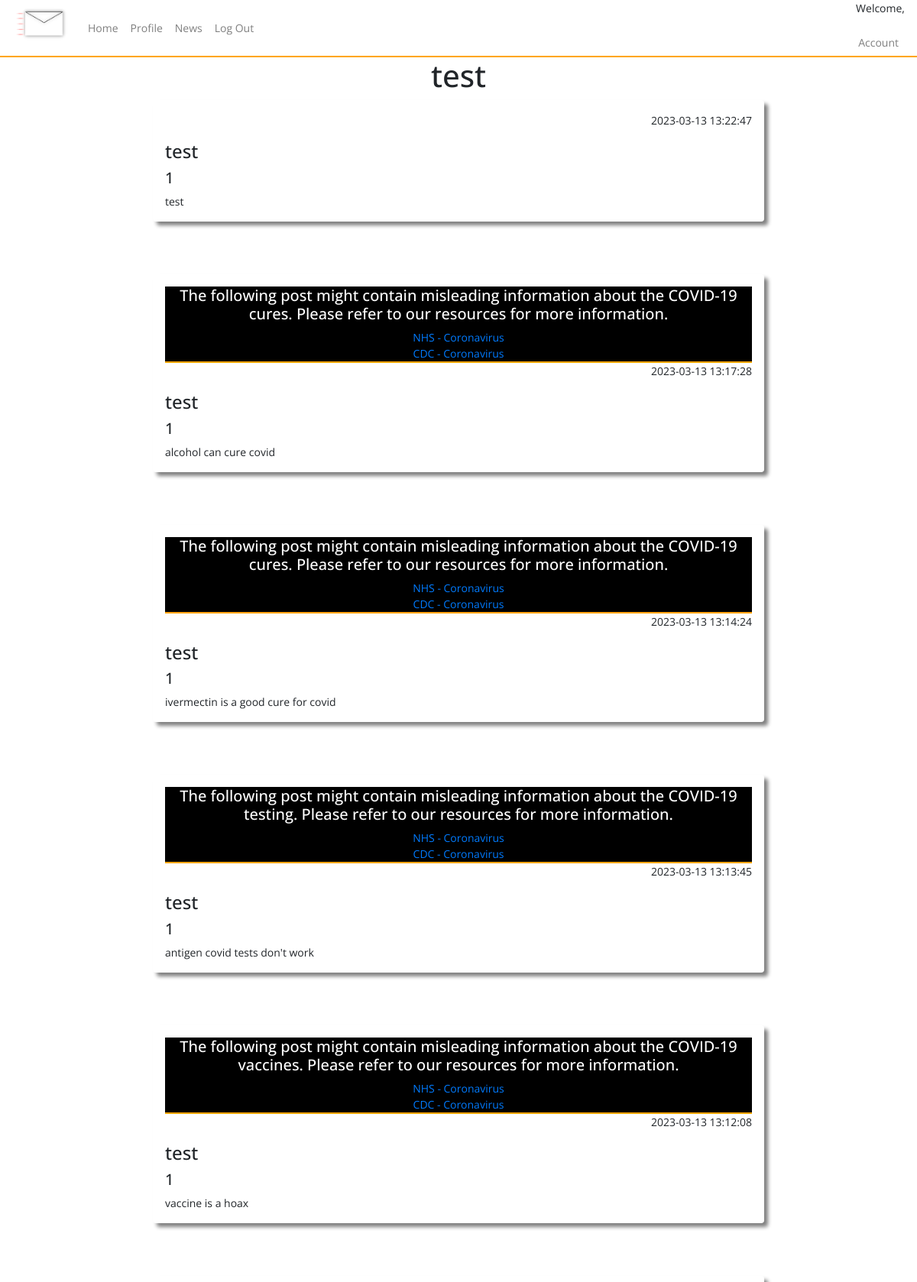
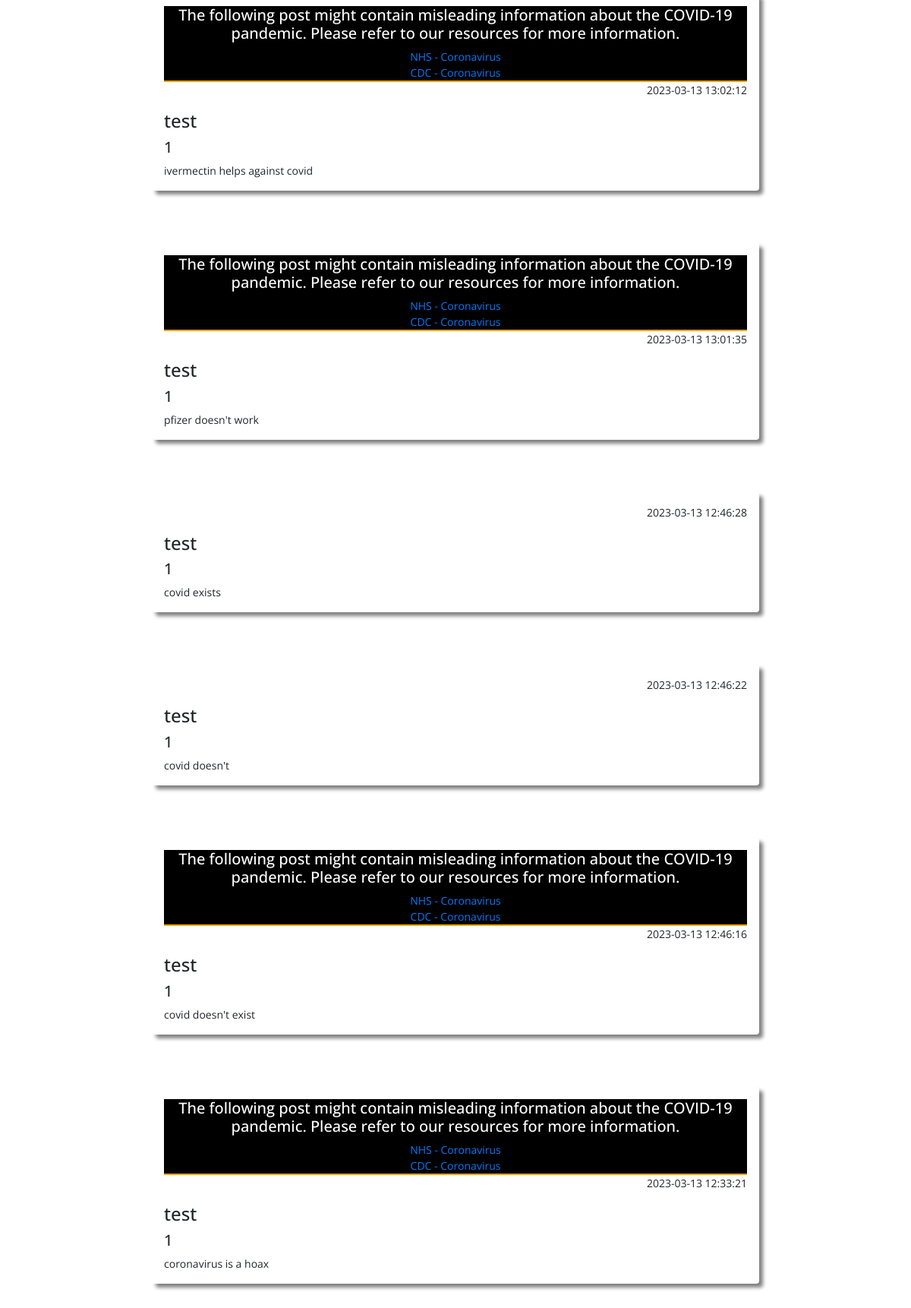
The app's page /user/test (upper part) with its own data (2 pictures, top to bottom).
### tables this page shows
CREATE TABLE users (
    ID INTEGER PRIMARY KEY AUTOINCREMENT,
    username TEXT NOT NULL,
    password TEXT NOT NULL,
    email TEXT NOT NULL UNIQUE
, user_type VARCHAR, whitelisted text, blacklisted text);

CREATE TABLE posts (
    ID INTEGER PRIMARY KEY AUTOINCREMENT,
    title TEXT NOT NULL,
    content TEXT NOT NULL,
    by_user TEXT NOT NULL,
    created_at timestamp default current_timestamp
, userID integer, flag_covid text, blacklisted text, flag_vaccine text, flag_tests text, flag_cures text, reported int);

### app.py (the view)
@app.route('/user/<username>')
def user_profile(username):
    conn = sqlite3.connect(DATABASE)
    cursor = conn.cursor()
    cursor.execute('SELECT * FROM users WHERE username = ?', (username,))
    user_row = cursor.fetchone()
    conn.close()
    user = {
        'id': user_row[0],
        'username': user_row[1],
        'email': user_row[3]
    } if user_row else None
    user_posts=query_db('SELECT * FROM posts WHERE by_user = ? ORDER BY created_at DESC', (username,))
    return render_template('user_profile.html', user=user, user_posts=user_posts)

### app.py (called while the page is built)
def query_db(query, args=(), one=False):
    con = g._database = sqlite3.connect(DATABASE)
    con.row_factory = sqlite3.Row
    cur = con.execute(query, args)
    rv = cur.fetchall()
    cur.close()
    return (rv[0] if rv else None) if one else rv

### templates/user_profile.html (shortened to what this page needs)
{% include "layout.html" %}
{% include "nav.html" %}
<center><h1>{{ user.username }}</h1></center>
<div class="container-fluid">
    {% for user_post in user_posts %}
    <div class="shadow mx-auto posts p-3 mb-5 rounded">
      {% if user_post.flag_covid == "yes" %}
      <div class="flagged_post">
        <h5>The following post might contain misleading information about the COVID-19 pandemic. Please refer to our resources for more information.</h5>
        <a href="https://www.nhs.uk/conditions/coronavirus-covid-19/">NHS - Coronavirus </a><br>
        <a href="https://www.cdc.gov/coronavirus/2019-ncov/index.html">CDC - Coronavirus</a>
      </div>
      {% endif %}
      {% if user_post.flag_vaccine == "yes" %}
      <div class="flagged_post">
        <h5>The following post might contain misleading information about the COVID-19 vaccines. Please refer to our resources for more information.</h5>
        <a href="https://www.nhs.uk/conditions/coronavirus-covid-19/">NHS - Coronavirus </a><br>
        <a href="https://www.cdc.gov/coronavirus/2019-ncov/index.html">CDC - Coronavirus</a>
      </div>
      {% endif %}
      {% if user_post.flag_cures == "yes" %}
      <div class="flagged_post">
        <h5>The following post might contain misleading information about the COVID-19 cures. Please refer to our resources for more information.</h5>
        <a href="https://www.nhs.uk/conditions/coronavirus-covid-19/">NHS - Coronavirus </a><br>
        <a href="https://www.cdc.gov/coronavirus/2019-ncov/index.html">CDC - Coronavirus</a>
      </div>
      {% endif %}
      {% if user_post.flag_tests == "yes" %}
      <div class="flagged_post">
        <h5>The following post might contain misleading information about the COVID-19 testing. Please refer to our resources for more information.</h5>
        <a href="https://www.nhs.uk/conditions/coronavirus-covid-19/">NHS - Coronavirus </a><br>
        <a href="https://www.cdc.gov/coronavirus/2019-ncov/index.html">CDC - Coronavirus</a>
      </div>
      {% endif %}
    <p align="right">{{  user_post.created_at  }}</p>
    <h4>{{ user_post.by_user }}</h4>
    <h5>{{ user_post.title }}</h5>
    {{ user_post.content }}<br/>
    </div>
    <br/>
    {% endfor %}
</div>

### static/css/style.css (style rules this page uses)
.shadow { box-shadow: 5px 5px 5px grey; }
.posts { width: 800px; }
.flagged_post { text-align: center; background-color: black; color: white; border-bottom: 2px solid orange; height: auto; width: auto; }

### records on screen
users: username "test"
posts: created_at "2023-03-13 13:22:47", by_user "test", title "1", content "test"
posts: flag_cures "NHS - Coronavirus", created_at "2023-03-13 13:17:28", by_user "test", title "1", content "alcohol can cure covid"
posts: flag_cures "NHS - Coronavirus", created_at "2023-03-13 13:14:24", by_user "test", title "1", content "ivermectin is a good cure for covid"
posts: flag_tests "NHS - Coronavirus", created_at "2023-03-13 13:13:45", by_user "test", title "1", content "antigen covid tests don't work"
posts: flag_vaccine "NHS - Coronavirus", created_at "2023-03-13 13:12:08", by_user "test", title "1", content "vaccine is a hoax"
posts: flag_covid "NHS - Coronavirus", created_at "2023-03-13 13:02:12", by_user "test", title "1", content "ivermectin helps against covid"
posts: flag_covid "NHS - Coronavirus", created_at "2023-03-13 13:01:35", by_user "test", title "1", content "pfizer doesn't work"
posts: created_at "2023-03-13 12:46:28", by_user "test", title "1", content "covid exists"
posts: created_at "2023-03-13 12:46:22", by_user "test", title "1", content "covid doesn't"
posts: flag_covid "NHS - Coronavirus", created_at "2023-03-13 12:46:16", by_user "test", title "1", content "covid doesn't exist"
posts: flag_covid "NHS - Coronavirus", created_at "2023-03-13 12:33:21", by_user "test", title "1", content "coronavirus is a hoax"
